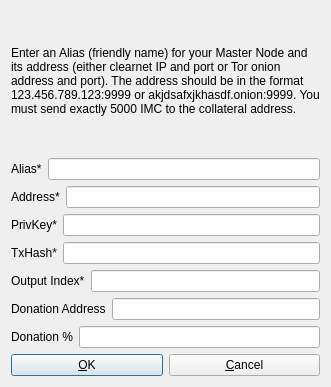
<?xml version="1.0" encoding="UTF-8"?>
<ui version="4.0">
 <class>AddEditAdrenalineNode</class>
 <widget class="QDialog" name="AddEditAdrenalineNode">
  <property name="geometry">
   <rect>
    <x>0</x>
    <y>0</y>
    <width>331</width>
    <height>387</height>
   </rect>
  </property>
  <property name="windowTitle">
   <string>Add/Edit Intermodalcoin Node</string>
  </property>
  <property name="modal">
   <bool>true</bool>
  </property>
  <layout class="QVBoxLayout" name="verticalLayout">
   <item>
    <widget class="QLabel" name="label_9">
     <property name="sizePolicy">
      <sizepolicy hsizetype="Preferred" vsizetype="Expanding">
       <horstretch>0</horstretch>
       <verstretch>0</verstretch>
      </sizepolicy>
     </property>
     <property name="text">
      <string>&lt;html&gt;&lt;head/&gt;&lt;body&gt;&lt;p&gt;Enter an Alias (friendly name) for your Master Node and its address (either clearnet IP and port or Tor onion address and port). The address should be in the format 123.456.789.123:9999 or akjdsafxjkhasdf.onion:9999. You must send exactly 5000 IMC to the collateral address.&lt;/p&gt;&lt;/body&gt;&lt;/html&gt;</string>
     </property>
     <property name="wordWrap">
      <bool>true</bool>
     </property>
    </widget>
   </item>
   <item>
    <layout class="QHBoxLayout" name="horizontalLayout_4">
     <property name="bottomMargin">
      <number>0</number>
     </property>
     <item>
      <widget class="QLabel" name="label_4">
       <property name="text">
        <string>Alias*</string>
       </property>
      </widget>
     </item>
     <item>
      <widget class="QLineEdit" name="aliasLineEdit"/>
     </item>
    </layout>
   </item>
   <item>
    <layout class="QHBoxLayout" name="horizontalLayout_5">
     <property name="bottomMargin">
      <number>0</number>
     </property>
     <item>
      <widget class="QLabel" name="label_6">
       <property name="text">
        <string>Address*</string>
       </property>
      </widget>
     </item>
     <item>
      <widget class="QLineEdit" name="addressLineEdit"/>
     </item>
    </layout>
   </item>
   <item>
    <layout class="QHBoxLayout" name="horizontalLayout_3">
     <property name="bottomMargin">
      <number>0</number>
     </property>
     <item>
      <widget class="QLabel" name="label_5">
       <property name="text">
        <string>PrivKey*</string>
       </property>
      </widget>
     </item>
     <item>
      <widget class="QLineEdit" name="privkeyLineEdit"/>
     </item>
    </layout>
   </item>
   <item>
    <layout class="QHBoxLayout" name="horizontalLayout_2">
     <property name="bottomMargin">
      <number>0</number>
     </property>
     <item>
      <widget class="QLabel" name="label_2">
       <property name="text">
        <string>TxHash*</string>
       </property>
      </widget>
     </item>
     <item>
      <widget class="QLineEdit" name="txhashLineEdit"/>
     </item>
    </layout>
   </item>
   <item>
    <layout class="QHBoxLayout" name="horizontalLayout_8">
     <property name="bottomMargin">
      <number>0</number>
     </property>
     <item>
      <widget class="QLabel" name="label_8">
       <property name="text">
        <string>Output Index*</string>
       </property>
      </widget>
     </item>
     <item>
      <widget class="QLineEdit" name="outputindexLineEdit"/>
     </item>
    </layout>
   </item>
   <item>
    <layout class="QHBoxLayout" name="horizontalLayout_6">
     <property name="bottomMargin">
      <number>0</number>
     </property>
     <item>
      <widget class="QLabel" name="label_3">
       <property name="text">
        <string>Donation Address</string>
       </property>
      </widget>
     </item>
     <item>
      <widget class="QLineEdit" name="donationaddressLineEdit"/>
     </item>
    </layout>
   </item>
   <item>
    <layout class="QHBoxLayout" name="horizontalLayout_7">
     <property name="bottomMargin">
      <number>0</number>
     </property>
     <item>
      <widget class="QLabel" name="label_7">
       <property name="text">
        <string>Donation %</string>
       </property>
      </widget>
     </item>
     <item>
      <widget class="QLineEdit" name="donationpercentageLineEdit"/>
     </item>
    </layout>
   </item>
   <item>
    <layout class="QHBoxLayout" name="horizontalLayout_Buttons">
     <item>
      <widget class="QPushButton" name="okButton">
       <property name="text">
        <string>&amp;OK</string>
       </property>
      </widget>
     </item>
     <item>
      <widget class="QPushButton" name="cancelButton">
       <property name="text">
        <string>&amp;Cancel</string>
       </property>
       <property name="autoDefault">
        <bool>false</bool>
       </property>
      </widget>
     </item>
    </layout>
   </item>
  </layout>
 </widget>
 <resources/>
 <connections/>
</ui>
